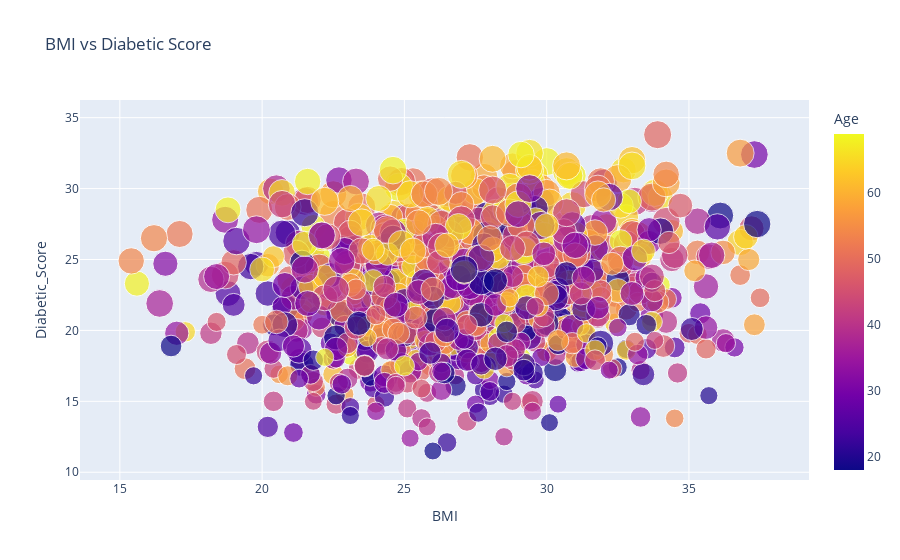

The notebook cell this image was saved under:
### Code cell
fig = px.scatter(df, x="BMI", y="Diabetic_Score", color="Age", size="Glucose_Level", title="BMI vs Diabetic Score", hover_data=["Exercise_Hours", "Sleep_Hours"])
fig.show()

### Figure 1 — Plotly figure (JSON) as saved in the notebook; plotly's stock layout.template omitted (floating-point values rounded to 4 significant figures; data arrays with more than 128 entries replaced by an {"elided": "..."} marker saying what was removed)
{"data": [{"customdata": {"elided": "1000x2 float values"}, "hovertemplate": "BMI=%{x}<br>Diabetic_Score=%{y}<br>Glucose_Level=%{marker.size}<br>Exercise_Hours=%{customdata[0]}<br>Sleep_Hours=%{customdata[1]}<br>Age=%{marker.color}<extra></extra>", "legendgroup": "", "marker": {"color": {"elided": "1000 int values"}, "coloraxis": "coloraxis", "size": {"elided": "1000 int values"}, "sizemode": "area", "sizeref": 0.4975, "symbol": "circle"}, "mode": "markers", "name": "", "orientation": "v", "showlegend": false, "type": "scatter", "x": {"elided": "1000 float values"}, "xaxis": "x", "y": {"elided": "1000 float values"}, "yaxis": "y"}], "layout": {"coloraxis": {"colorbar": {"title": {"text": "Age"}}, "colorscale": [[0, "#0d0887"], [0.1111, "#46039f"], [0.2222, "#7201a8"], [0.3333, "#9c179e"], [0.4444, "#bd3786"], [0.5556, "#d8576b"], [0.6667, "#ed7953"], [0.7778, "#fb9f3a"], [0.8889, "#fdca26"], [1, "#f0f921"]]}, "legend": {"itemsizing": "constant", "tracegroupgap": 0}, "title": {"text": "BMI vs Diabetic Score"}, "xaxis": {"anchor": "y", "domain": [0, 1], "title": {"text": "BMI"}}, "yaxis": {"anchor": "x", "domain": [0, 1], "title": {"text": "Diabetic_Score"}}}}
